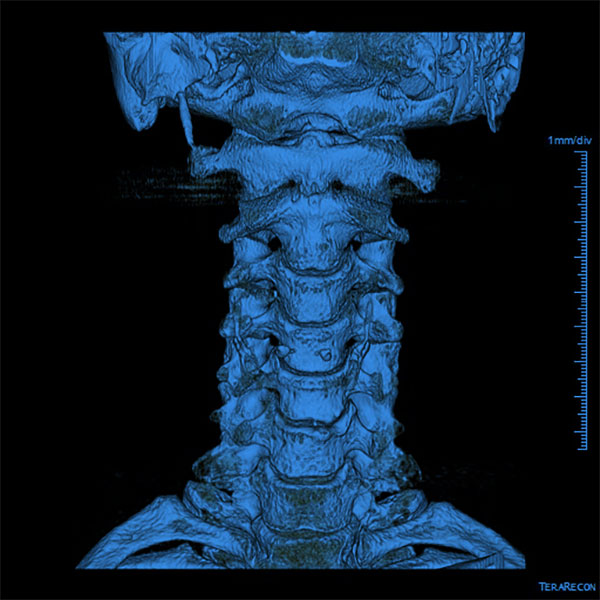
#> input picture ct.jpg, 600 x 600 px, found by its file name
$ jupyter execute image_processing.ipynb   (shell and % lines are left out)   (older library calls are emulated)
#> lines starting #> are read from the running program, lines starting #| are printed output that depends on the picture; after the words box and inside, x2 and y2 are one past the last pixel; in counts of white or black regions, pixels touching at a corner belong together
[cell 1]
import cv2
# Load the input image (grayscale)
image = cv2.imread('/ct.jpg', cv2.IMREAD_GRAYSCALE)
#> image: shape (600, 600); min 0, max 147, mean 29.2

## Histogram Equalization in CT Scan

[cell 2]
import cv2
import numpy as np
import matplotlib.pyplot as plt

# Apply Histogram Equalization using OpenCV
equalized_image = cv2.equalizeHist(image)

# Display the original and equalized images side by side
plt.figure(figsize=(10,5))

# Original image
plt.subplot(1, 2, 1)
plt.imshow(image, cmap='gray')
plt.title('Original Image')
plt.axis('off')

# Original image histogram
plt.subplot(1, 2, 2)
plt.hist(image.ravel(), 256, [0, 256])
plt.title('Original Histogram')


plt.show()
#> figure, not shown here; panel 2: tallest bar 189697 high, from x = 0 to 1

# Display the histograms of the original and equalized images
plt.figure(figsize=(10,5))

# Equalized image
plt.subplot(1, 2, 1)
plt.imshow(equalized_image, cmap='gray')
plt.title('Equalized Image')
plt.axis('off')


# Equalized image histogram
plt.subplot(1, 2, 2)
plt.hist(equalized_image.ravel(), 256, [0, 256])
plt.title('Equalized Histogram')

plt.show()
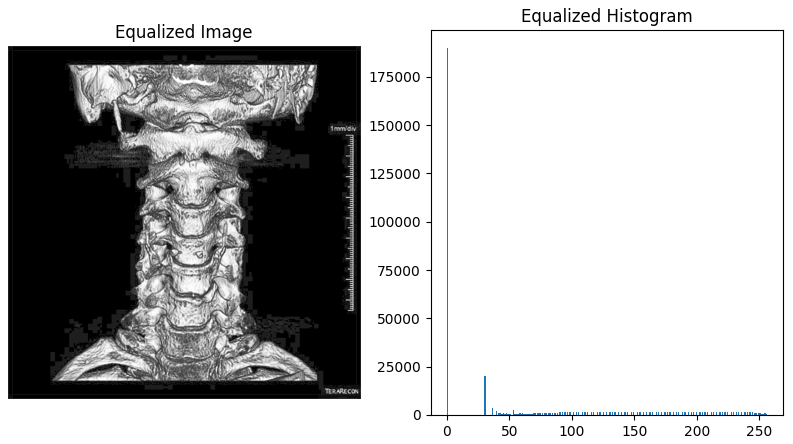
#> figure drawn by matplotlib, 2 panels; panel 2: tallest bar 189697 high, from x = 0 to 1

## Gaussian Blurring (Smoothing)

[cell 3]
import cv2
import numpy as np
import matplotlib.pyplot as plt

# Load the input image (grayscale)
image = cv2.imread('/ct.jpg', cv2.IMREAD_GRAYSCALE)

blurred_image0 = cv2.GaussianBlur(image, (5, 5), sigmaX=0)
blurred_image1 = cv2.GaussianBlur(image, (5, 5), sigmaX=1)
blurred_image2 = cv2.GaussianBlur(image, (5, 5), sigmaX=2)

# Display the original and blurred images side by side
plt.figure(figsize=(20, 5))

# Original image
plt.subplot(1, 3, 1)
plt.imshow(image, cmap='gray')
plt.title('Original Image')
plt.axis('off')

# Blurred image 0
plt.subplot(1, 3, 2)
plt.imshow(blurred_image0, cmap='gray')
plt.title('Blurred Image with Sigma=0')
plt.axis('off')

# Blurred image 2
plt.subplot(1, 3, 3)
plt.imshow(blurred_image2, cmap='gray')
plt.title('Blurred Image with Sigma=2')
plt.axis('off')

plt.show()

## Wavelet Transformation

[cell 4]
import cv2
import numpy as np
import pywt
import matplotlib.pyplot as plt

# Load the input image (grayscale)
image = cv2.imread('/ct.jpg', cv2.IMREAD_GRAYSCALE)

# Perform Discrete Wavelet Transform
coeffs = pywt.dwt2(image, 'haar')  # You can choose different wavelets like 'db1', 'sym2', etc.
cA, (cH, cV, cD) = coeffs  # cA = Approximation, cH = Horizontal details, cV = Vertical details, cD = Diagonal details
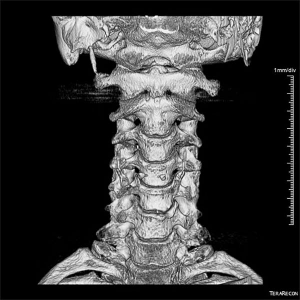
#> cA: shape (300, 300) float64; min 0, max 263.5, mean 58.3; drawn with min black and max white

# Display the original and wavelet-transformed images
plt.figure(figsize=(10, 10))

# Original image
plt.subplot(2, 2, 1)
plt.imshow(image, cmap='gray')
plt.title('Original Image')
plt.axis('off')

# Approximation coefficients
plt.subplot(2, 2, 2)
plt.imshow(cA, cmap='gray')
plt.title('Approximation Coefficients (cA)')
plt.axis('off')

# Horizontal detail coefficients
plt.subplot(2, 2, 3)
plt.imshow(cH, cmap='gray')
plt.title('Horizontal Detail Coefficients (cH)')
plt.axis('off')

# Vertical detail coefficients
plt.subplot(2, 2, 4)
plt.imshow(cV, cmap='gray')
plt.title('Vertical Detail Coefficients (cV)')
plt.axis('off')

plt.show()

## Fourier Transform

[cell 5]
import cv2
import numpy as np
import matplotlib.pyplot as plt

# Load the input image (grayscale)
image = cv2.imread('/ct.jpg', cv2.IMREAD_GRAYSCALE)

# Compute the 2D Fourier Transform
f_transform = np.fft.fft2(image)
f_transform_shifted = np.fft.fftshift(f_transform)  # Shift the zero frequency component to the center

# Compute the magnitude spectrum
magnitude_spectrum = np.log(np.abs(f_transform_shifted) + 1)
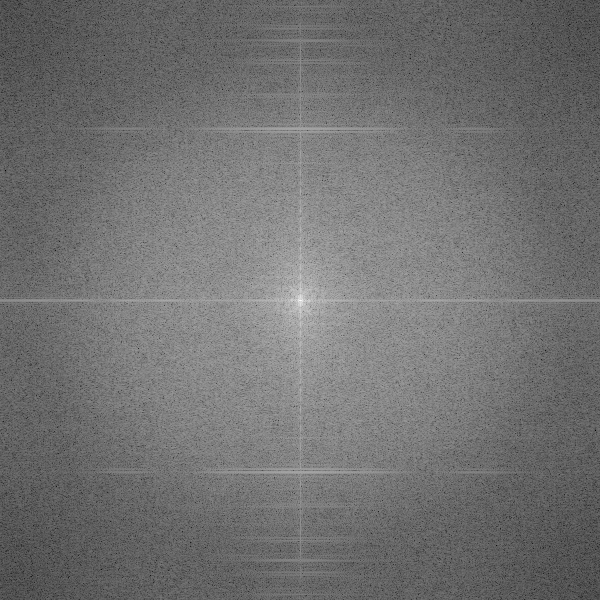
#> magnitude_spectrum: shape (600, 600) float64; min 0.71, max 16.17, mean 7.6; drawn with min black and max white

# Display the original image and its Fourier Transform
plt.figure(figsize=(10, 10))

# Original image
plt.subplot(1, 2, 1)
plt.imshow(image, cmap='gray')
plt.title('Original Image')
plt.axis('off')

# Magnitude spectrum
plt.subplot(1, 2, 2)
plt.imshow(magnitude_spectrum, cmap='gray')
plt.title('Magnitude Spectrum')
plt.axis('off')

plt.show()

## Edge Detection and Enhancement

[cell 6]
import cv2
import numpy as np
import matplotlib.pyplot as plt

# Load the input image (grayscale)
image = cv2.imread('/ct.jpg', cv2.IMREAD_GRAYSCALE)

# Apply Gaussian blur to reduce noise and improve edge detection
blurred_image = cv2.GaussianBlur(image, (5, 5), 0)

# Apply Canny edge detection
edges_c = cv2.Canny(blurred_image, threshold1=100, threshold2=200)
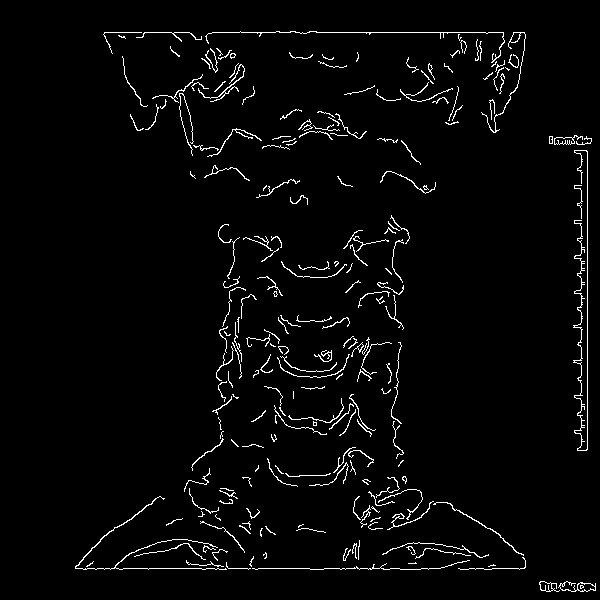
#> edges_c: shape (600, 600); 2.9% white in thin lines or dots, all inside (x1, y1, x2, y2) = (75, 31, 596, 592)

# Apply Sobel operator to detect edges in both x and y directions
sobel_x = cv2.Sobel(blurred_image, ddepth=cv2.CV_64F, dx=1, dy=0, ksize=3)  # Gradient in x direction
sobel_y = cv2.Sobel(blurred_image, ddepth=cv2.CV_64F, dx=0, dy=1, ksize=3)  # Gradient in y direction
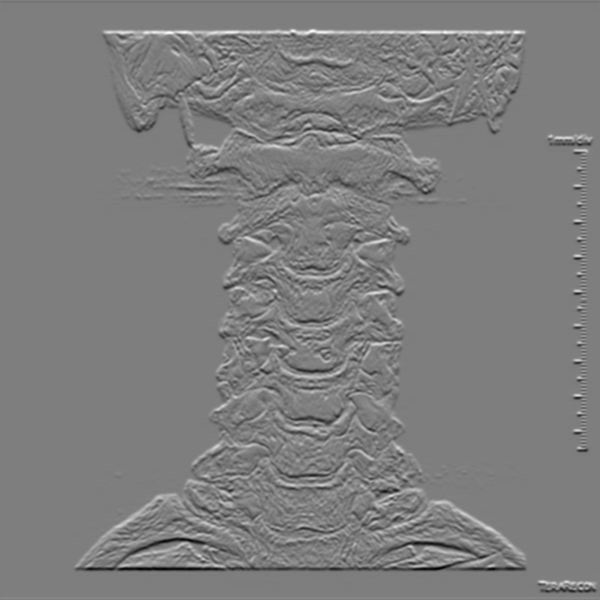
#> sobel_y: shape (600, 600) float64; min -295, max 301, mean 0; drawn with min black and max white

# Calculate the gradient magnitude
edges_s = cv2.magnitude(sobel_x, sobel_y)

# Display the original and edge-detected images
plt.figure(figsize=(15, 10))

# Original image
plt.subplot(1, 3, 1)
plt.imshow(image, cmap='gray')
plt.title('Original Image')
plt.axis('off')

# Edge-detected image
plt.subplot(1, 3, 2)
plt.imshow(edges_c, cmap='gray')
plt.title('Edge Detected Image with Canny')
plt.axis('off')

# Edge-detected image
plt.subplot(1, 3, 3)
plt.imshow(edges_s, cmap='gray')
plt.title('Edge Detected Image with Sobel')
plt.axis('off')

plt.show()

## Denoising

[cell 7]
import cv2
import numpy as np
import matplotlib.pyplot as plt

# Load the input image (grayscale)
image = cv2.imread('/ct.jpg', cv2.IMREAD_GRAYSCALE)

# Apply Non-Local Means Denoising
denoised_image0 = cv2.fastNlMeansDenoising(image, None, h=10, templateWindowSize=7, searchWindowSize=21)
denoised_image1 = cv2.fastNlMeansDenoising(image, None, h=30, templateWindowSize=7, searchWindowSize=21)
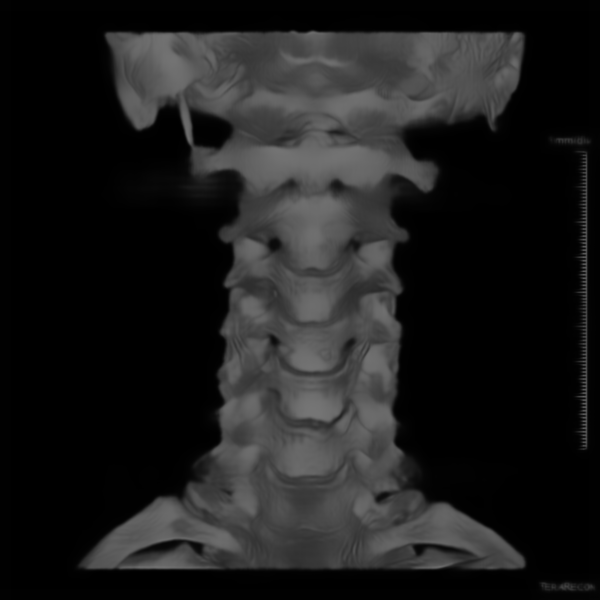
#> denoised_image1: shape (600, 600); min 0, max 117, mean 29

# Display the original and denoised images side by side
plt.figure(figsize=(20, 5))

# Original image
plt.subplot(1, 3, 1)
plt.imshow(image, cmap='gray')
plt.title('Original Noisy Image')
plt.axis('off')

# Denoised image with h=10
plt.subplot(1, 3, 2)
plt.imshow(denoised_image0, cmap='gray')
plt.title('Denoised Image (h=10)')
plt.axis('off')

# Denoised image with h=30
plt.subplot(1, 3, 3)
plt.imshow(denoised_image1, cmap='gray')
plt.title('Denoised Image (h=30)')
plt.axis('off')

plt.show()

##Sharpening

[cell 8]
import cv2
import numpy as np
import matplotlib.pyplot as plt

# Load the input image (grayscale)
image = cv2.imread('/mri.jpg', cv2.IMREAD_GRAYSCALE)
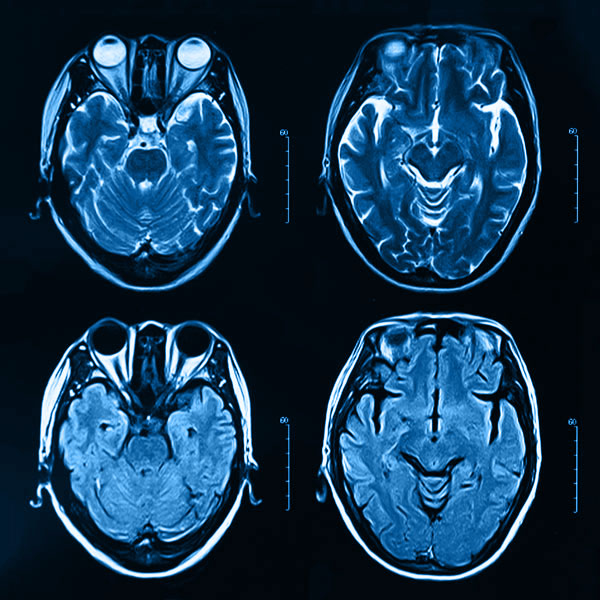
#> input picture mri.jpg, 600 x 600 px, found by its file name
#> image: shape (600, 600); min 0, max 255, mean 48.1

# Create a Gaussian blurred version of the image
blurred_image = cv2.GaussianBlur(image, (5, 5), sigmaX=1)

# Perform unsharp masking by subtracting the blurred image from the original
sharpened_image = cv2.addWeighted(image, 2.0, blurred_image, -0.5, 0)
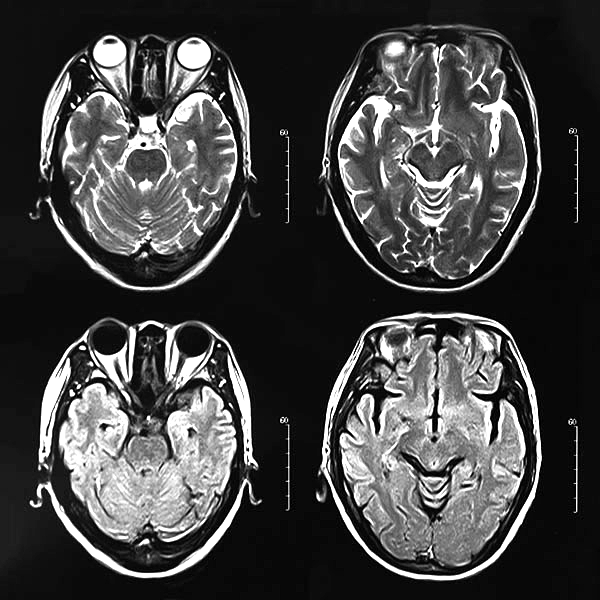
#> sharpened_image: shape (600, 600); min 0, max 255, mean 67.3

# Display the original and sharpened images side by side
plt.figure(figsize=(10, 5))

# Original image
plt.subplot(1, 2, 1)
plt.imshow(image, cmap='gray')
plt.title('Original Image')
plt.axis('off')

# Sharpened image
plt.subplot(1, 2, 2)
plt.imshow(sharpened_image, cmap='gray')
plt.title('Sharpened Image')
plt.axis('off')

plt.show()

## Morphological Operations

[cell 9]
import cv2
import numpy as np
import matplotlib.pyplot as plt

# Load the input image (grayscale)
image = cv2.imread('/mri.jpg', cv2.IMREAD_GRAYSCALE)

# Thresholding to create a binary image
_, binary_image = cv2.threshold(image, 128, 255, cv2.THRESH_BINARY)
#> binary_image: shape (600, 600); 11.9% white; 584 white regions (425 under 20 px), largest, box (x1, y1, x2, y2) and area: (100, 387, 236, 517) 4693, (321, 313, 542, 580) 3614, (59, 383, 129, 537) 3594

# Create a structuring element (kernel)
kernel = np.ones((3, 3), np.uint8)

# Apply Dilation
dilated_image = cv2.dilate(binary_image, kernel, iterations=1)
#> dilated_image: shape (600, 600); 20.9% white; 240 white regions (90 under 20 px), largest, box (x1, y1, x2, y2) and area: (58, 382, 237, 543) 14326, (318, 312, 543, 581) 5947, (339, 358, 437, 506) 4524

# Apply Erosion
eroded_image = cv2.erode(binary_image, kernel, iterations=1)
#> eroded_image: shape (600, 600); 4.5% white; 421 white regions (324 under 20 px), largest, box (x1, y1, x2, y2) and area: (60, 400, 115, 499) 1183, (46, 484, 241, 577) 963, (40, 360, 70, 461) 753

# Display the original and processed images side by side
plt.figure(figsize=(15, 5))

# Original binary image
plt.subplot(1, 3, 1)
plt.imshow(binary_image, cmap='gray')
plt.title('Original Binary Image')
plt.axis('off')

# Dilated image
plt.subplot(1, 3, 2)
plt.imshow(dilated_image, cmap='gray')
plt.title('Dilated Image')
plt.axis('off')

# Eroded image
plt.subplot(1, 3, 3)
plt.imshow(eroded_image, cmap='gray')
plt.title('Eroded Image')
plt.axis('off')

plt.show()

## Background Suppression with Image Subtraction

[cell 10]
import cv2
import numpy as np
import matplotlib.pyplot as plt

def background_suppression(image):

    # Apply Gaussian blur to create a background estimate
    background_estimate = cv2.GaussianBlur(image, (21, 21), 15)
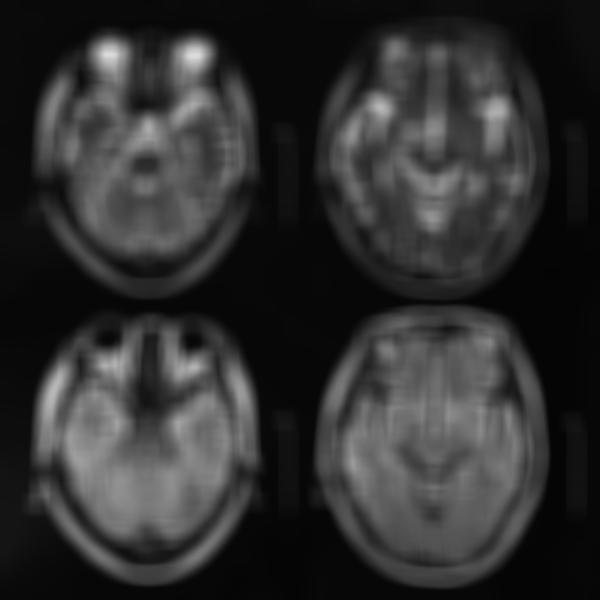
#> background_estimate: shape (600, 600); min 4, max 220, mean 48.1

    # Subtract the background estimate from the original image
    suppressed_image = cv2.subtract(image, background_estimate)

    # Normalize the output image to the range 0-255
    suppressed_image = cv2.normalize(suppressed_image, None, 0, 255, cv2.NORM_MINMAX)
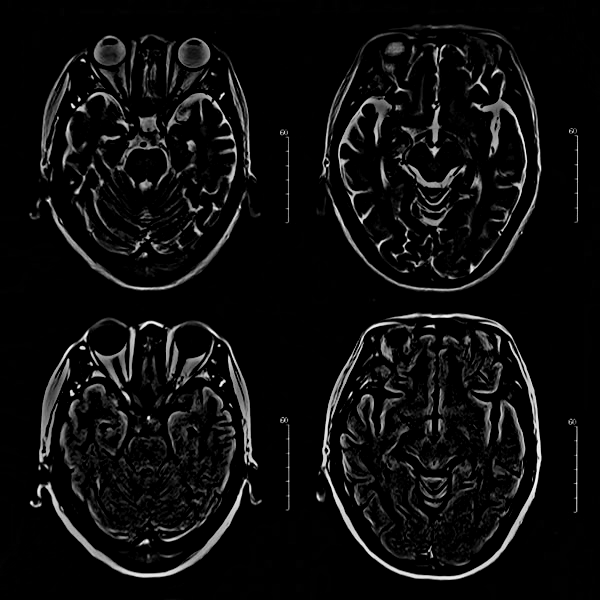
#> suppressed_image: shape (600, 600); min 0, max 255, mean 14

    return suppressed_image

# Load the input image (grayscale)
image = cv2.imread('/mri.jpg', cv2.IMREAD_GRAYSCALE)

# Perform background suppression
suppressed_image = background_suppression(image)

# Display the original and suppressed images side by side
plt.figure(figsize=(10, 5))

# Original image
plt.subplot(1, 2, 1)
plt.imshow(image, cmap='gray')
plt.title('Original Image')
plt.axis('off')

# Suppressed image
plt.subplot(1, 2, 2)
plt.imshow(suppressed_image, cmap='gray')
plt.title('Image after Background Suppression')
plt.axis('off')

plt.show()
